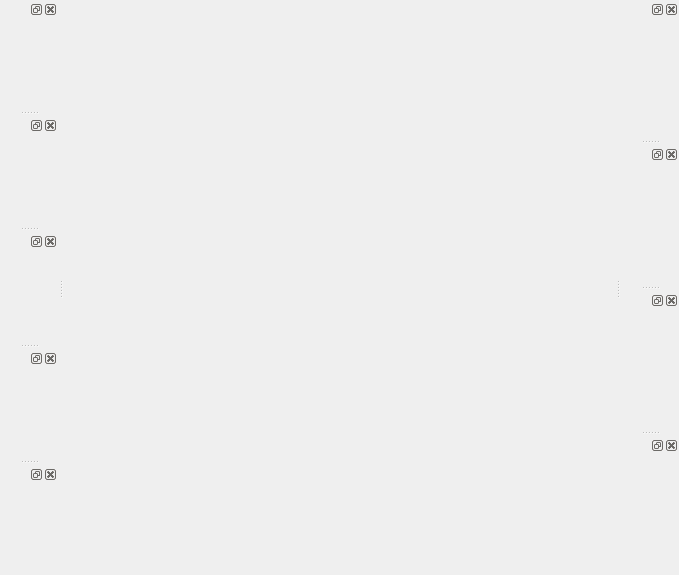
<?xml version="1.0" encoding="UTF-8"?>
<ui version="4.0">
 <class>dockwidget</class>
 <widget class="QMainWindow" name="dockwidget">
  <property name="geometry">
   <rect>
    <x>0</x>
    <y>0</y>
    <width>679</width>
    <height>575</height>
   </rect>
  </property>
  <property name="windowTitle">
   <string>dockwidget</string>
  </property>
  <widget class="QWidget" name="dockwidget_centralwidget">
   <layout class="QVBoxLayout" name="verticalLayout">
    <property name="spacing">
     <number>0</number>
    </property>
    <property name="leftMargin">
     <number>0</number>
    </property>
    <property name="topMargin">
     <number>0</number>
    </property>
    <property name="rightMargin">
     <number>0</number>
    </property>
    <property name="bottomMargin">
     <number>0</number>
    </property>
    <item>
     <widget class="QWidget" name="dockwidget_centralwidget_widget" native="true"/>
    </item>
   </layout>
  </widget>
  <widget class="QDockWidget" name="dockwidget_dockWidget_1">
   <attribute name="dockWidgetArea">
    <number>1</number>
   </attribute>
   <widget class="QWidget" name="dockwidget_dockWidgetContents_1"/>
  </widget>
  <widget class="QDockWidget" name="dockwidget_dockWidget_2">
   <attribute name="dockWidgetArea">
    <number>1</number>
   </attribute>
   <widget class="QWidget" name="dockwidget_dockWidgetContents_2"/>
  </widget>
  <widget class="QDockWidget" name="dockwidget_dockWidget_3">
   <attribute name="dockWidgetArea">
    <number>1</number>
   </attribute>
   <widget class="QWidget" name="dockwidget_dockWidgetContents_3"/>
  </widget>
  <widget class="QDockWidget" name="dockwidget_dockWidget_4">
   <attribute name="dockWidgetArea">
    <number>1</number>
   </attribute>
   <widget class="QWidget" name="dockwidget_dockWidgetContents_4"/>
  </widget>
  <widget class="QDockWidget" name="dockwidget_dockWidget_5">
   <attribute name="dockWidgetArea">
    <number>1</number>
   </attribute>
   <widget class="QWidget" name="dockwidget_dockWidgetContents_5"/>
  </widget>
  <widget class="QDockWidget" name="dockwidget_dockWidget_6">
   <attribute name="dockWidgetArea">
    <number>2</number>
   </attribute>
   <widget class="QWidget" name="dockwidget_dockWidgetContents_6"/>
  </widget>
  <widget class="QDockWidget" name="dockwidget_dockWidget_7">
   <attribute name="dockWidgetArea">
    <number>2</number>
   </attribute>
   <widget class="QWidget" name="dockwidget_dockWidgetContents_7"/>
  </widget>
  <widget class="QDockWidget" name="dockwidget_dockWidget_8">
   <attribute name="dockWidgetArea">
    <number>2</number>
   </attribute>
   <widget class="QWidget" name="dockwidget_dockWidgetContents_8"/>
  </widget>
  <widget class="QDockWidget" name="dockwidget_dockWidget_9">
   <attribute name="dockWidgetArea">
    <number>2</number>
   </attribute>
   <widget class="QWidget" name="dockwidget_dockWidgetContents_9"/>
  </widget>
 </widget>
 <resources/>
 <connections/>
</ui>
